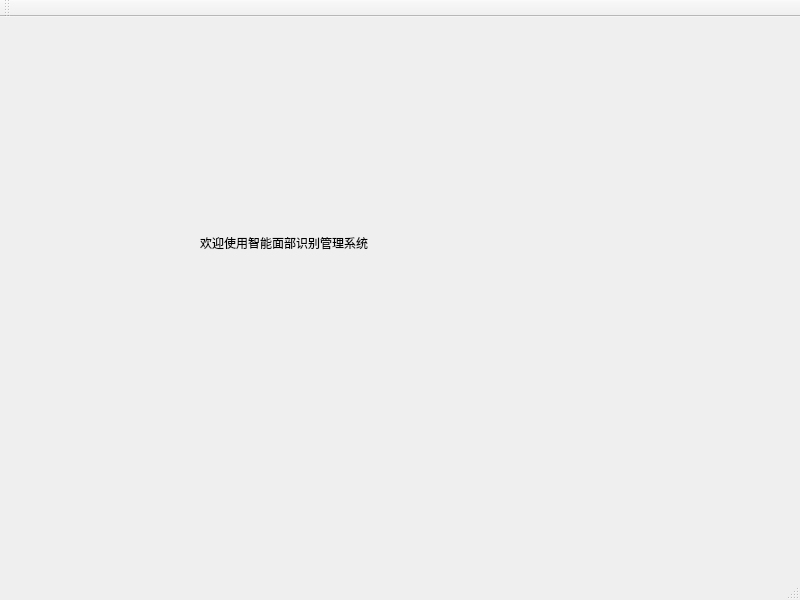
<?xml version="1.0" encoding="UTF-8"?>
<ui version="4.0">
 <class>MainWindow</class>
 <widget class="QMainWindow" name="MainWindow">
  <property name="geometry">
   <rect>
    <x>0</x>
    <y>0</y>
    <width>800</width>
    <height>600</height>
   </rect>
  </property>
  <property name="windowTitle">
   <string>MainWindow</string>
  </property>
  <widget class="QWidget" name="centralWidget">
   <widget class="QLabel" name="information">
    <property name="geometry">
     <rect>
      <x>200</x>
      <y>80</y>
      <width>551</width>
      <height>291</height>
     </rect>
    </property>
    <property name="text">
     <string>欢迎使用智能面部识别管理系统</string>
    </property>
    <property name="textFormat">
     <enum>Qt::AutoText</enum>
    </property>
    <property name="scaledContents">
     <bool>true</bool>
    </property>
    <property name="wordWrap">
     <bool>true</bool>
    </property>
    <property name="margin">
     <number>-3</number>
    </property>
   </widget>
  </widget>
  <widget class="QMenuBar" name="menuBar">
   <property name="geometry">
    <rect>
     <x>0</x>
     <y>0</y>
     <width>800</width>
     <height>21</height>
    </rect>
   </property>
  </widget>
  <widget class="QToolBar" name="mainToolBar">
   <attribute name="toolBarArea">
    <enum>TopToolBarArea</enum>
   </attribute>
   <attribute name="toolBarBreak">
    <bool>false</bool>
   </attribute>
  </widget>
  <widget class="QStatusBar" name="statusBar"/>
 </widget>
 <layoutdefault spacing="6" margin="11"/>
 <resources/>
 <connections/>
</ui>
